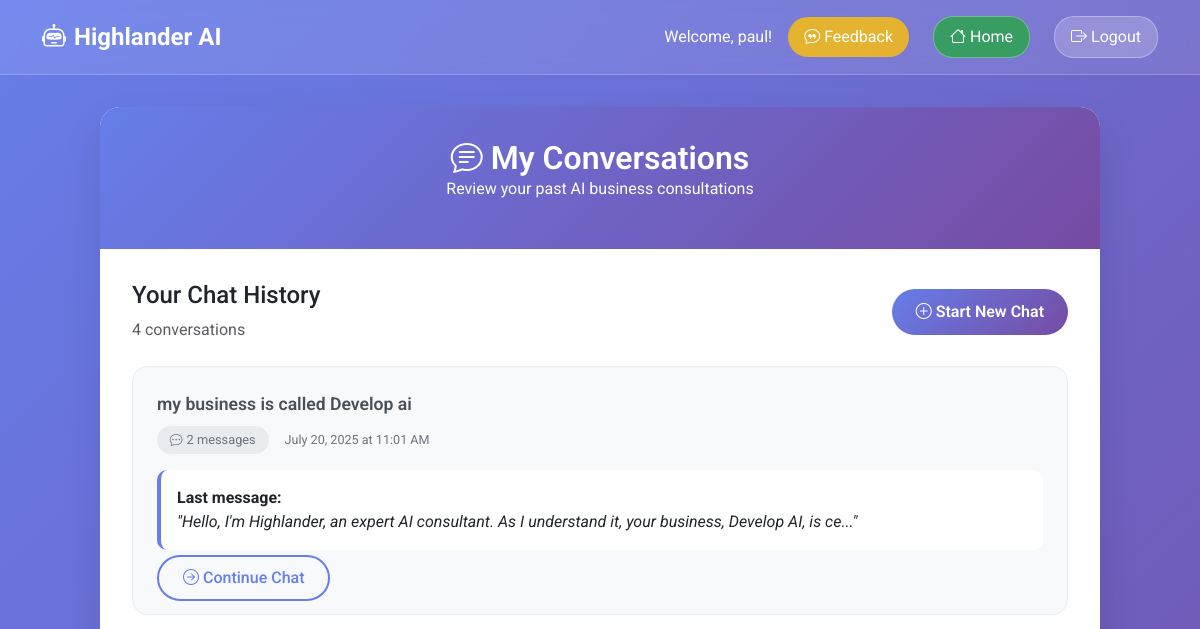
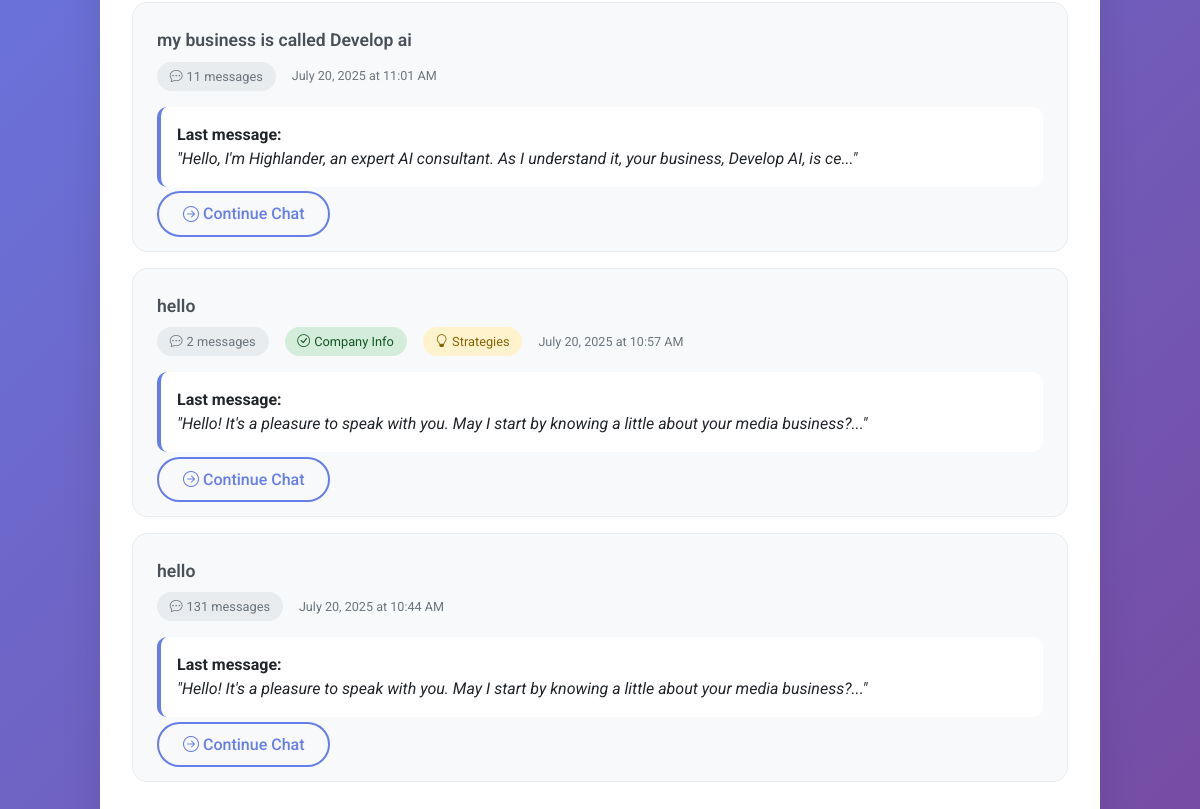
Page /my-chats (signed in) on the earlier database version (2 pictures, top to bottom).
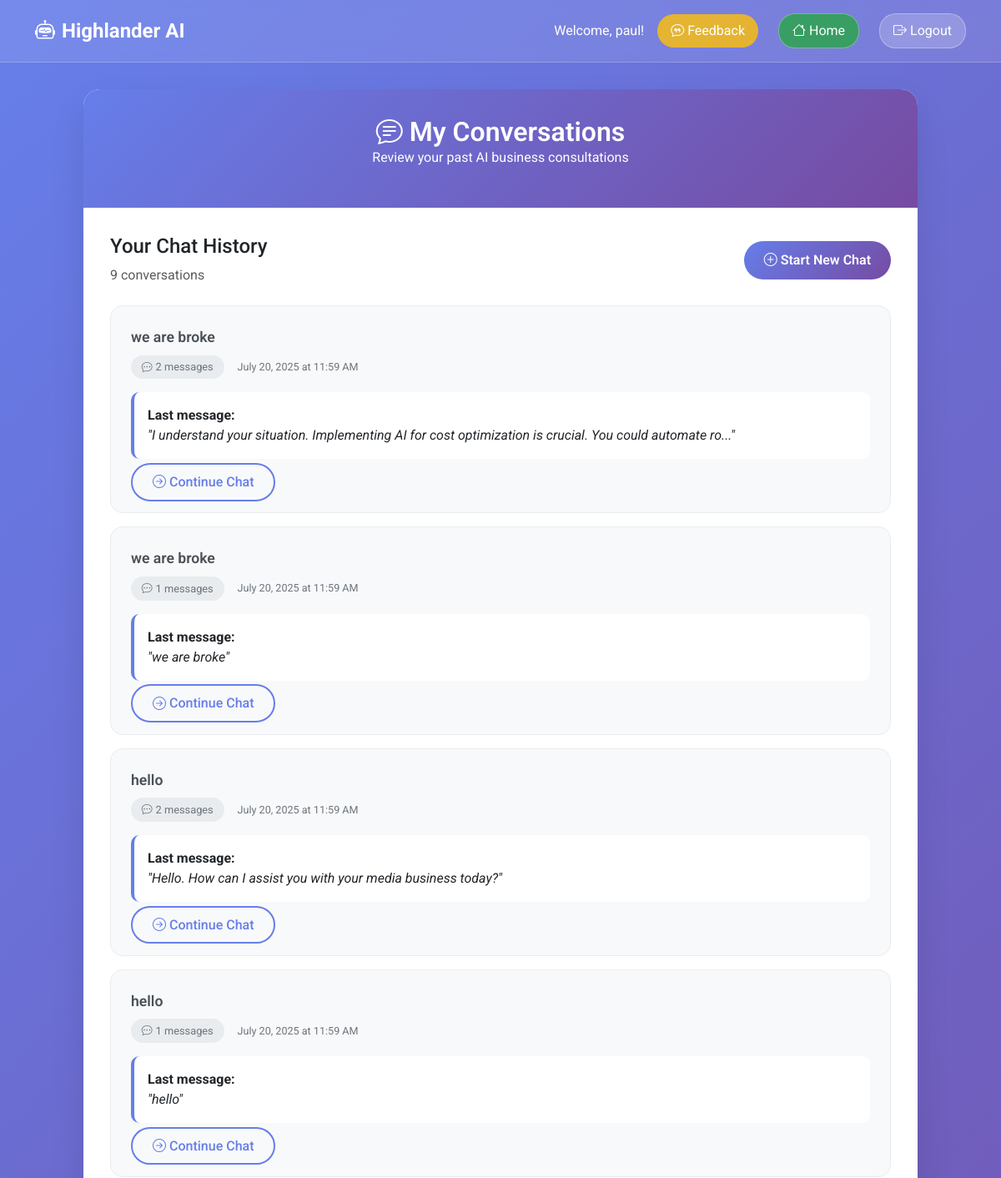
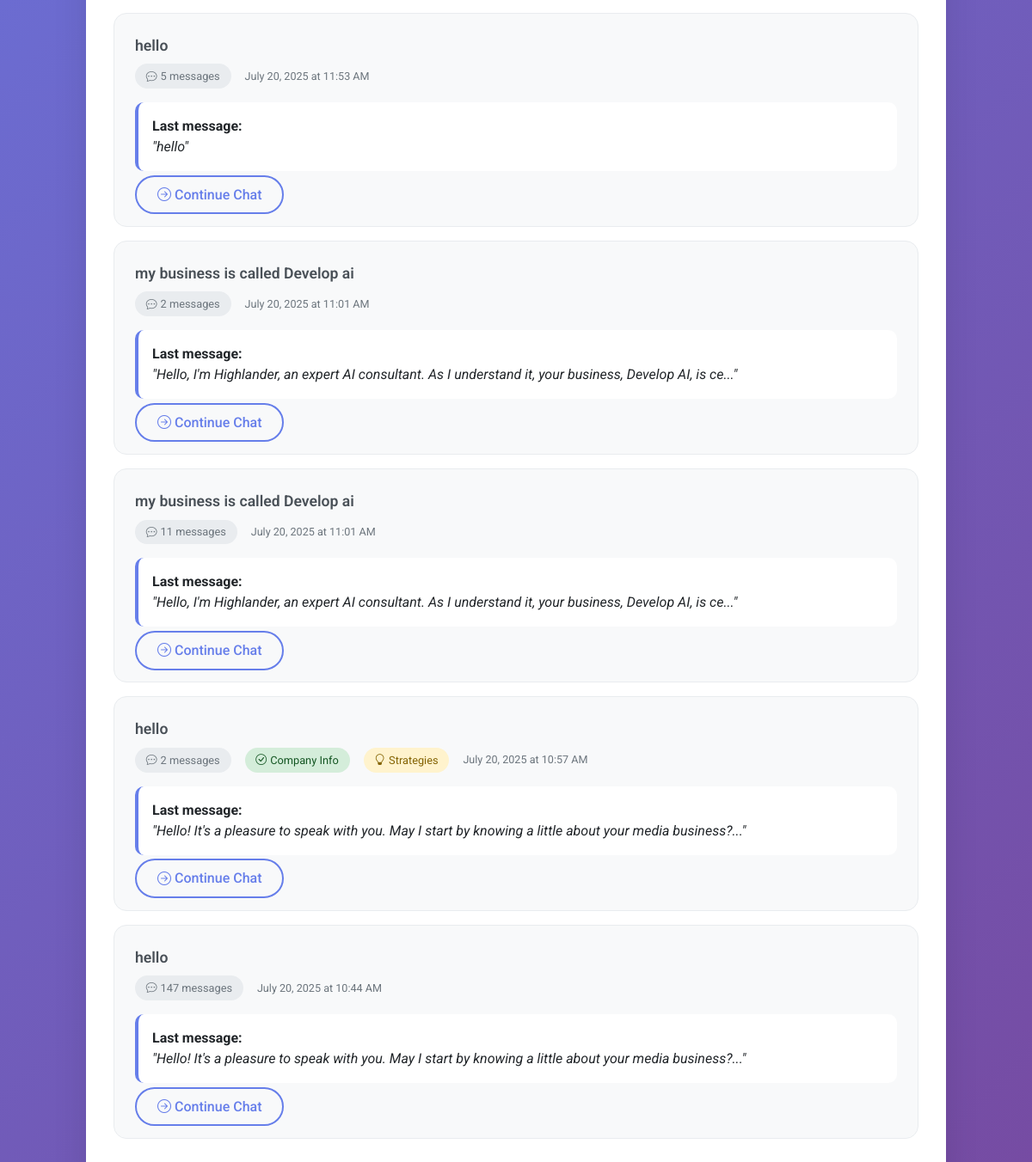
Same page on the later database version (2 pictures, top to bottom).
### models.py (models this page shows, shortened)
class User(UserMixin, db.Model):
    __tablename__ = 'users'
    id = db.Column(db.Integer, primary_key=True)
    username = db.Column(db.String(80), unique=True, nullable=False)
    email = db.Column(db.String(120), unique=True, nullable=False)
    password_hash = db.Column(db.String(128), nullable=False)
    is_admin = db.Column(db.Boolean, default=False)
    created_at = db.Column(db.DateTime, default=datetime.utcnow)
    last_login = db.Column(db.DateTime)
    latitude = db.Column(db.Float)
    longitude = db.Column(db.Float)
    location_name = db.Column(db.String(200))
    analyses = db.relationship('MediaAnalysis', backref='user', lazy=True)

class Chat(db.Model):
    __tablename__ = 'chats'
    id = db.Column(db.Integer, primary_key=True)
    user_id = db.Column(db.Integer, db.ForeignKey('users.id'), nullable=True)
    created_at = db.Column(db.DateTime, default=datetime.utcnow)
    updated_at = db.Column(db.DateTime, default=datetime.utcnow, onupdate=datetime.utcnow)
    title = db.Column(db.String(255), nullable=True)  # Optional title based on content
    fact_sheet = db.Column(db.Text, nullable=True)  # Stores extracted company info
    strategies = db.Column(db.Text, nullable=True)  # Stores generated strategies
    messages = relationship("Message", back_populates="chat", cascade="all, delete-orphan")

class Message(db.Model):
    __tablename__ = 'messages'
    id = db.Column(db.Integer, primary_key=True)
    chat_id = db.Column(db.Integer, db.ForeignKey('chats.id'), nullable=False)
    role = db.Column(db.String(50), nullable=False)  # 'user', 'assistant', 'system'
    content = db.Column(db.Text, nullable=False)
    created_at = db.Column(db.DateTime, default=datetime.utcnow)
    chat = relationship("Chat", back_populates="messages")

### app.py (the view)
@app.route('/my-chats')
@login_required
def my_chats():
    if hasattr(current_user, 'is_admin') and current_user.is_admin:
        return redirect(url_for('get_chats'))
    chats = Chat.query.filter_by(user_id=current_user.id).order_by(Chat.updated_at.desc()).all()
    return render_template('user_chats.html', chats=chats)

### app.py (called while the page is built)
@login_manager.user_loader
def load_user(user_id):
    return User.query.get(int(user_id))

### templates/user_chats.html (shortened to what this page needs)
<!DOCTYPE html>
<html lang="en">
<head>
    <link href="https://cdn.jsdelivr.net/npm/bootstrap@5.3.2/dist/css/bootstrap.min.css" rel="stylesheet">
    <link rel="stylesheet" href="https://cdn.jsdelivr.net/npm/bootstrap-icons@1.11.2/font/bootstrap-icons.min.css">
</head>
<body>
    <div class="top-bar">
        <div class="container">
            <div class="d-flex justify-content-between align-items-center">
                <a href="{{ url_for('user_dashboard') }}" class="brand">
                    <i class="bi bi-robot me-2"></i>Highlander AI
                </a>
                <div class="user-info">
                    <span>Welcome, {{ current_user.username }}!</span>
                    <button class="logout-btn me-2" data-bs-toggle="modal" data-bs-target="#feedbackModal" style="background: rgba(255, 193, 7, 0.8); border: none;">
                        <i class="bi bi-chat-quote me-1"></i>Feedback
                    </button>
                    <a href="{{ url_for('user_dashboard') }}" class="logout-btn me-2" style="background: rgba(40, 167, 69, 0.8);">
                        <i class="bi bi-house me-1"></i>Home
                    </a>
                    <a href="{{ url_for('logout') }}" class="logout-btn">
                        <i class="bi bi-box-arrow-right me-1"></i>Logout
                    </a>
                </div>
            </div>
        </div>
    </div>
    <div class="container">
        <div class="content-container">
            <div class="content-header">
                <h1><i class="bi bi-chat-text me-2"></i>My Conversations</h1>
                <p>Review your past AI business consultations</p>
            </div>
            <div class="content-body">
                <div class="d-flex justify-content-between align-items-center mb-4">
                    <div>
                        <h4>Your Chat History</h4>
                        <p class="text-muted mb-0">{{ chats|length }} conversation{% if chats|length != 1 %}s{% endif %}</p>
                    </div>
                    <a href="{{ url_for('user_dashboard') }}" class="btn-primary-custom">
                        <i class="bi bi-plus-circle me-1"></i>Start New Chat
                    </a>
                </div>
                {% if chats %}
                    {% for chat in chats %}
                    <div class="chat-card">
                        <div class="chat-title">
                            {{ chat.title or 'Untitled Conversation' }}
                        </div>
                        <div class="chat-meta">
                            <div class="chat-stats">
                                <span class="stat-badge">
                                    <i class="bi bi-chat-dots me-1"></i>{{ chat.messages|length }} messages
                                </span>
                                {% if chat.fact_sheet %}
                                <span class="stat-badge" style="background: #d4edda; color: #155724;">
                                    <i class="bi bi-check-circle me-1"></i>Company Info
                                </span>
                                {% endif %}
                                {% if chat.strategies %}
                                <span class="stat-badge" style="background: #fff3cd; color: #856404;">
                                    <i class="bi bi-lightbulb me-1"></i>Strategies
                                </span>
                                {% endif %}
                            </div>
                            <div>
                                <small>{{ chat.updated_at.strftime('%B %d, %Y at %I:%M %p') }}</small>
                            </div>
                        </div>
                        {% if chat.messages %}
                        <div class="mt-3">
                            <div style="background: white; border-radius: 10px; padding: 1rem; border-left: 4px solid #667eea;">
                                <strong>Last message:</strong><br>
                                <em>"{{ chat.messages[-1].content[:100] }}{% if chat.messages[-1].content|length > 100 %}...{% endif %}"</em>
                            </div>
                        </div>
                        {% endif %}
                        <div class="mt-3">
                            <a href="{{ url_for('user_dashboard') }}?chat_id={{ chat.id }}" class="btn-outline-custom">
                                <i class="bi bi-arrow-right-circle me-1"></i>Continue Chat
                            </a>
                        </div>
                    </div>
                    {% endfor %}
                {% endif %}
            </div>
        </div>
    </div>
</body>
</html>

### templates/user_chats.html (style rules this page uses)
body { font-family: 'Roboto', sans-serif; background: linear-gradient(135deg, #667eea 0%, #764ba2 100%); min-height: 100vh; margin: 0; padding: 0; }
.top-bar { background: rgba(255, 255, 255, 0.1); backdrop-filter: blur(10px); border-bottom: 1px solid rgba(255, 255, 255, 0.2); padding: 1rem 0; color: white; }
.top-bar .brand { font-size: 1.5rem; font-weight: 700; text-decoration: none; color: white; }
.user-info { display: flex; align-items: center; gap: 1rem; }
.content-container { max-width: 1000px; margin: 2rem auto; background: white; border-radius: 20px; box-shadow: 0 20px 40px rgba(0, 0, 0, 0.1); overflow: hidden; min-height: 70vh; }
.content-header { background: linear-gradient(135deg, #667eea, #764ba2); color: white; padding: 2rem; text-align: center; }
.content-header h1 { margin: 0; font-size: 2rem; font-weight: 600; }
.content-body { padding: 2rem; }
.chat-card { background: #f8f9fa; border: 1px solid #e9ecef; border-radius: 15px; padding: 1.5rem; margin-bottom: 1rem; transition: all 0.3s; }
.chat-title { font-weight: 600; font-size: 1.1rem; margin-bottom: 0.5rem; color: #495057; }
.chat-meta { display: flex; justify-content: between; align-items: center; gap: 1rem; font-size: 0.9rem; color: #6c757d; }
.chat-stats { display: flex; gap: 1rem; }
.stat-badge { background: #e9ecef; padding: 0.3rem 0.8rem; border-radius: 20px; font-size: 0.8rem; }
.btn-primary-custom { background: linear-gradient(135deg, #667eea, #764ba2); border: none; border-radius: 25px; color: white; padding: 0.7rem 1.5rem; font-weight: 600; text-decoration: none; transition: transform 0.2s; }
.btn-outline-custom { border: 2px solid #667eea; border-radius: 25px; color: #667eea; padding: 0.7rem 1.5rem; font-weight: 500; text-decoration: none; transition: all 0.3s; }
.logout-btn { background: rgba(255, 255, 255, 0.2); border: 1px solid rgba(255, 255, 255, 0.3); color: white; border-radius: 20px; padding: 0.5rem 1rem; text-decoration: none; transition: all 0.3s; }

Differences in the rows shown:
added Chat: title "we are broke", messages|length "2", updated_at "July 20, 2025 at 11:59 AM", content "I understand your situation. Implementing AI for cost optimization is crucial. You could automate ro"
added Chat: title "we are broke", messages|length "1", updated_at "July 20, 2025 at 11:59 AM", content "we are broke"
added Chat: title "hello", messages|length "2", updated_at "July 20, 2025 at 11:59 AM", content "Hello. How can I assist you with your media business today?"
added Chat: title "hello", messages|length "1", updated_at "July 20, 2025 at 11:59 AM", content "hello"
added Chat: title "hello", messages|length "5", updated_at "July 20, 2025 at 11:53 AM", content "hello"
computed for Chat "July 20, 2025 at 10:44 AM": messages|length "131" → "147"
Other differences:
{{ chats|length }}: "4" → "9"
